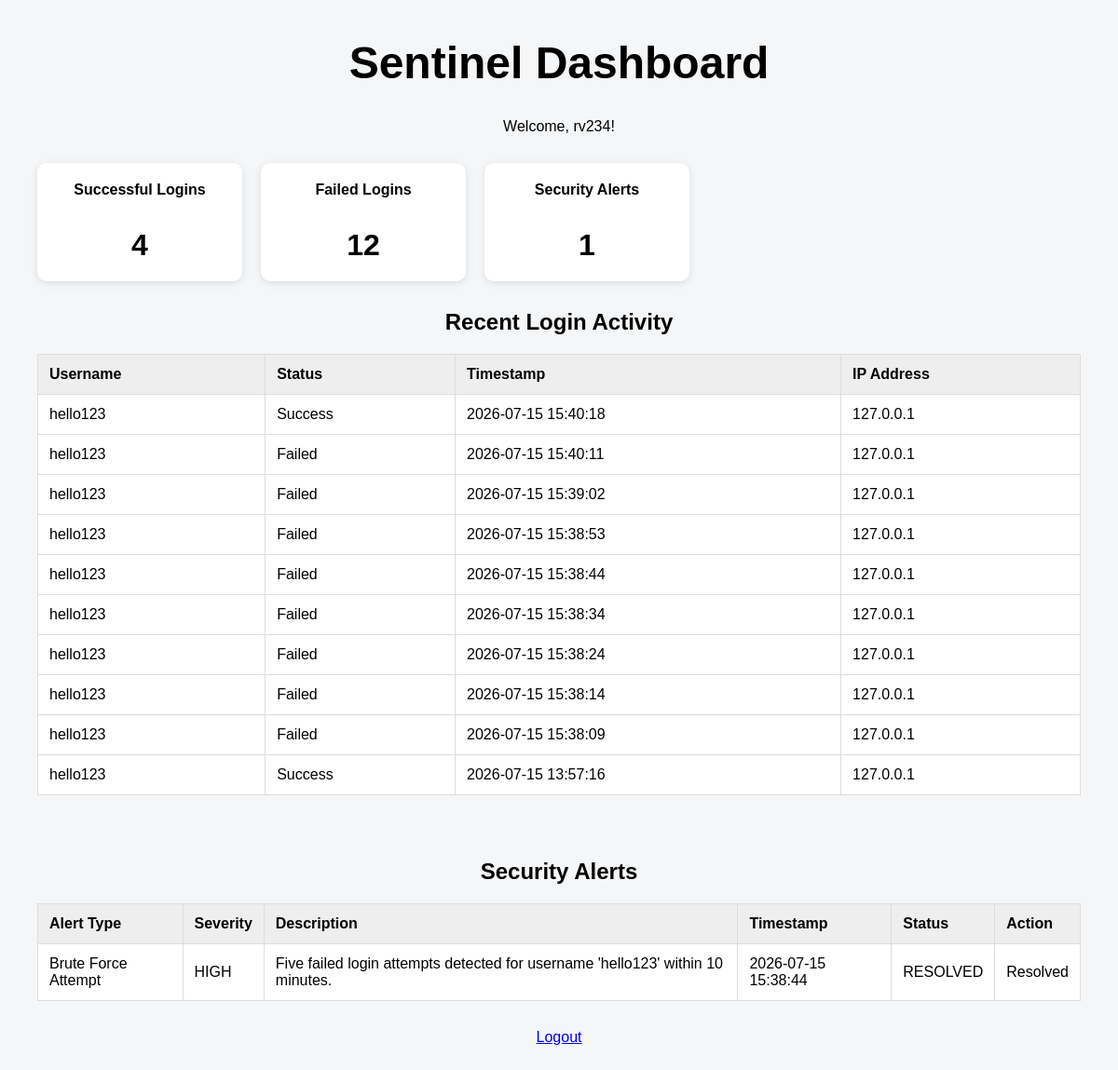
The app's page /dashboard (signed in) with its own data.
### tables this page shows
CREATE TABLE login_attempts (
            id INTEGER PRIMARY KEY AUTOINCREMENT,
            username TEXT NOT NULL,
            success INTEGER NOT NULL,
            timestamp DATETIME DEFAULT CURRENT_TIMESTAMP,
            ip_address TEXT NOT NULL
        );

CREATE TABLE security_alerts (
            id INTEGER PRIMARY KEY AUTOINCREMENT,
            alert_type TEXT NOT NULL,
            severity TEXT NOT NULL,
            description TEXT NOT NULL,
            timestamp DATETIME DEFAULT CURRENT_TIMESTAMP
        , status TEXT NOT NULL DEFAULT 'OPEN');

### app.py (the view)
@app.route("/dashboard")
def dashboard():
    if "user_id" not in session:
        return redirect(url_for("login"))
    attempts = get_recent_login_attempts()
    alerts = get_recent_security_alerts()
    stats = get_dashboard_stats()
    return render_template(
        "dashboard.html",
        username=session["username"],
        attempts=attempts,
        alerts=alerts,
        stats=stats
    )

### database.py (called while the page is built)
def get_recent_login_attempts(limit=10):
    connection = sqlite3.connect("sentinel.db", timeout=10)
    cursor = connection.cursor()
    cursor.execute(
        """
        SELECT username, success, timestamp, ip_address
        FROM login_attempts
        ORDER BY timestamp DESC
        LIMIT ?
        """,
        (limit,)
    )
    attempts = cursor.fetchall()
    connection.close()
    return attempts

def get_recent_security_alerts(limit=10):
    connection = sqlite3.connect("sentinel.db", timeout=10)
    cursor = connection.cursor()
    cursor.execute(
        """
        SELECT id, alert_type, severity, description, timestamp, status
        FROM security_alerts
        ORDER BY timestamp DESC
        LIMIT ?
        """,
        (limit,)
    )
    alerts = cursor.fetchall()
    connection.close()
    return alerts

def get_dashboard_stats():
    connection = sqlite3.connect("sentinel.db", timeout=10)
    cursor = connection.cursor()
    cursor.execute("""
        SELECT COUNT(*)
        FROM login_attempts
        WHERE success = 1
    """)
    successful_logins = cursor.fetchone()[0]
    cursor.execute("""
        SELECT COUNT(*)
        FROM login_attempts
        WHERE success = 0
    """)
    failed_logins = cursor.fetchone()[0]
    cursor.execute("""
        SELECT COUNT(*)
        FROM security_alerts
    """)
    total_alerts = cursor.fetchone()[0]
    connection.close()
    return {
        "successful_logins": successful_logins,
        "failed_logins": failed_logins,
        "total_alerts": total_alerts
    }

### templates/dashboard.html
<link rel="stylesheet" href="{{ url_for('static', filename='style.css') }}">
<body>
    <h1>Sentinel Dashboard</h1>
    <p>Welcome, {{ username }}!</p>
<div class="stats-container">
    <div class="stat-card">
        <h3>Successful Logins</h3>
        <p>{{ stats["successful_logins"] }}</p>
    </div>
    <div class="stat-card">
        <h3>Failed Logins</h3>
        <p>{{ stats["failed_logins"] }}</p>
    </div>
    <div class="stat-card">
        <h3>Security Alerts</h3>
        <p>{{ stats["total_alerts"] }}</p>
    </div>
</div>
    <h2>Recent Login Activity</h2>
    <table border="1">
        <tr>
            <th>Username</th>
            <th>Status</th>
            <th>Timestamp</th>
            <th>IP Address</th>
        </tr>
        {% for attempt in attempts %}
        <tr>
            <td>{{ attempt[0] }}</td>
            <td>
                {% if attempt[1] == 1 %}
                    Success
                {% else %}
                    Failed
                {% endif %}
            </td>
            <td>{{ attempt[2] }}</td>
            <td>{{ attempt[3] }}</td>
        </tr>
        {% endfor %}
    </table>
    <br>
    <h2>Security Alerts</h2>
    <table>
        <tr>
            <th>Alert Type</th>
            <th>Severity</th>
            <th>Description</th>
            <th>Timestamp</th>
            <th>Status</th>
            <th>Action</th>
        </tr>
        {% for alert in alerts %}
        <tr>
            <td>{{ alert[1] }}</td>
            <td>{{ alert[2] }}</td>
            <td>{{ alert[3] }}</td>
            <td>{{ alert[4] }}</td>
            <td>{{ alert[5] }}</td>
            <td>
                {% if alert[5] == "OPEN" %}
                    <form
                        method="POST"
                        action="{{ url_for('resolve_alert', alert_id=alert[0]) }}"
                    >
                        <button type="submit">Resolve</button>
                    </form>
                {% else %}
                    Resolved
                {% endif %}
            </td>
        </tr>
        {% endfor %}
    </table>
    <a href="{{ url_for('logout') }}">Logout</a>
</body>

### static/style.css (style rules this page uses)
body { font-family: Arial, sans-serif; background:#f4f4f4; text-align:center; padding-top:100px; }
h1 { font-size:48px; }
body { font-family: Arial, sans-serif; background: #f4f6f8; margin: 0; padding: 40px; }
.stats-container { display: flex; gap: 20px; margin: 30px 0; }
.stat-card { background: white; padding: 20px; border-radius: 10px; min-width: 180px; box-shadow: 0 2px 8px rgba(0, 0, 0, 0.1); }
.stat-card h3 { margin-top: 0; font-size: 16px; }
.stat-card p { font-size: 32px; font-weight: bold; margin-bottom: 0; }
table { width: 100%; border-collapse: collapse; background: white; margin-bottom: 30px; }
th, td { padding: 12px; border: 1px solid #ddd; text-align: left; }
th { background: #eeeeee; }

### records on screen
login_attempts: username "hello123", success "Success", timestamp "2026-07-15 15:40:18", ip_address "127.0.0.1"
login_attempts: username "hello123", success "Failed", timestamp "2026-07-15 15:40:11", ip_address "127.0.0.1"
login_attempts: username "hello123", success "Failed", timestamp "2026-07-15 15:39:02", ip_address "127.0.0.1"
login_attempts: username "hello123", success "Failed", timestamp "2026-07-15 15:38:53", ip_address "127.0.0.1"
login_attempts: username "hello123", success "Failed", timestamp "2026-07-15 15:38:44", ip_address "127.0.0.1"
login_attempts: username "hello123", success "Failed", timestamp "2026-07-15 15:38:34", ip_address "127.0.0.1"
login_attempts: username "hello123", success "Failed", timestamp "2026-07-15 15:38:24", ip_address "127.0.0.1"
login_attempts: username "hello123", success "Failed", timestamp "2026-07-15 15:38:14", ip_address "127.0.0.1"
login_attempts: username "hello123", success "Failed", timestamp "2026-07-15 15:38:09", ip_address "127.0.0.1"
login_attempts: username "hello123", success "Success", timestamp "2026-07-15 13:57:16", ip_address "127.0.0.1"
security_alerts: alert_type "Brute Force Attempt", severity "HIGH", description "Five failed login attempts detected for username 'hello123' within 10 minutes.", timestamp "2026-07-15 15:38:44", status "RESOLVED", shows "Resolved"

### other values on screen
{{ username }} "rv234"
{{ stats["successful_logins"] }} "4"
{{ stats["failed_logins"] }} "12"
{{ stats["total_alerts"] }} "1"
